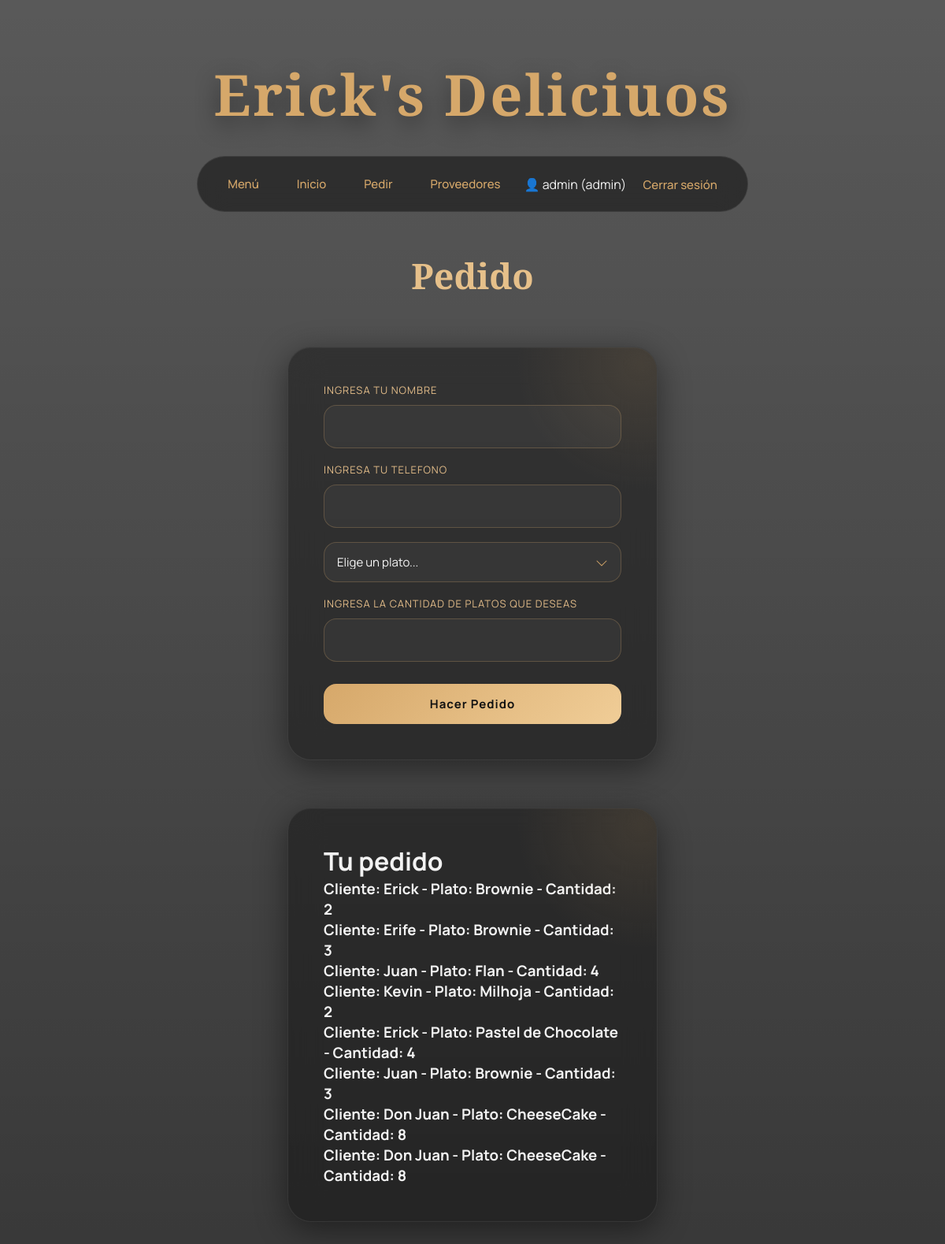
Page /pedido (signed in) on the earlier database version.
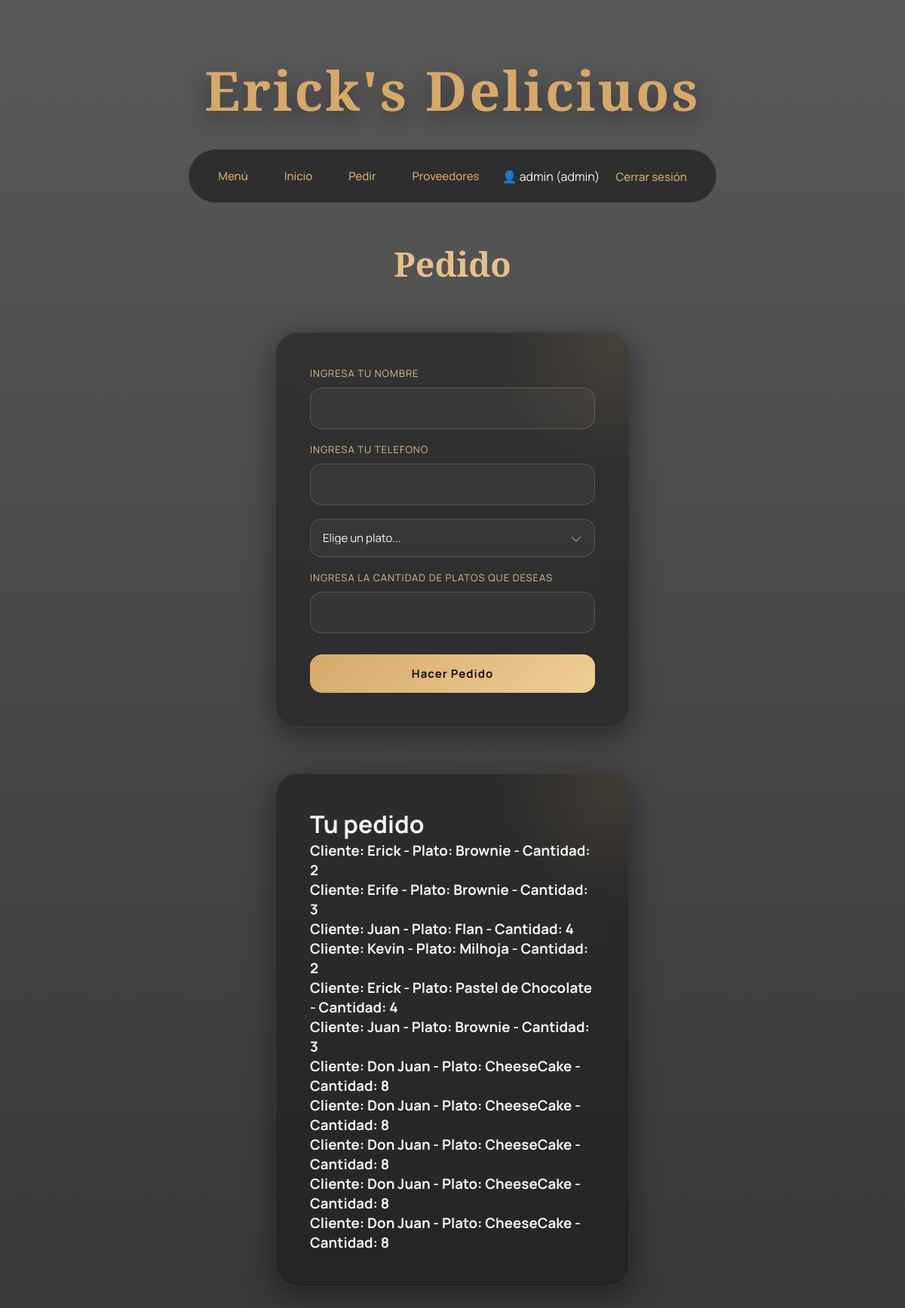
Same page on the later database version.
### tables this page shows
CREATE TABLE pedido(
        id_pedido INTEGER,
        id_cliente INTEGER,
        id_plato INTEGER,
        cantidad INTEGER NOT NULL,
        PRIMARY KEY(id_pedido AUTOINCREMENT),
        FOREIGN KEY(id_cliente) REFERENCES cliente(id_cliente),
        FOREIGN KEY(id_plato) REFERENCES plato(id_plato)
        );

CREATE TABLE cliente(
        id_cliente INTEGER,
	    nombre_cliente TEXT NOT NULL,
	    telefono_cliente INTEGER,
	    PRIMARY KEY("id_cliente" AUTOINCREMENT)
        );

CREATE TABLE plato(
        id_plato INTEGER,
	    nombre_plato TEXT NOT NULL,
	    precio_plato INTEGER NOT NULL,
        img TEXT,
	    PRIMARY KEY(id_plato AUTOINCREMENT)
        );

### paginas/rutas.py (the view)
@paginas_bp.route('/pedido')
@login_required
@roles_required(['mesero', 'cocinero', 'admin'])
def pedido():
    conn = get_connection()
    lista_platos = conn.execute("SELECT * FROM plato").fetchall()
    query = """
        SELECT
            p.cantidad,
            c.nombre_cliente,
            pl.nombre_plato
        FROM pedido p
        JOIN cliente c ON p.id_cliente = c.id_cliente
        JOIN plato pl ON p.id_plato = pl.id_plato
    """
    pedidos_con_datos = conn.execute(query).fetchall()
    conn.close()
    return render_template('pedido.html', platos=lista_platos, pedidos=pedidos_con_datos)

### app.py (called while the page is built)
@app.after_request
def no_cache(response):
    response.headers["Cache-Control"] = "no-store, no-cache, must-revalidate, post-check=0, pre-check=0, max-age=0"
    response.headers["Pragma"] = "no-cache"
    response.headers["Expires"] = "0"
    return response

### utils.py (called while the page is built)
def get_connection():
    conn = sqlite3.connect("database_restaurant.db")
    conn.row_factory = sqlite3.Row
    return conn

def login_required(f):
    @wraps(f)
    def decorated_function(*args, **kwargs):
        if 'username' not in session:
            flash('Por favor, inicia sesión primero.', 'warning')
            return redirect(url_for('paginas.login'))
        return f(*args, **kwargs)
    return decorated_function

def roles_required(roles):
    def decorator(f):
        @wraps(f)
        def decorated_function(*args, **kwargs):
            if 'rol' not in session or session['rol'] not in roles:
                flash('No tienes permisos para acceder a esta función.', 'danger')
                return redirect(url_for('paginas.index'))
            return f(*args, **kwargs)
        return decorated_function
    return decorator

### templates/pedido.html (shortened to what this page needs)
{% extends 'index.html' %}
{% block content %}
<h2>Pedido</h2>
<div class = 'menu-container'>
<form action = "/pidiendo" method="POST">
    <label> Ingresa tu nombre</label>
    <input type="text" name="nombre" required>
    <label> Ingresa tu telefono</label>
    <input type="number" name="telefono" required>
    <select name="plato_selected" required>
    <option value="" disabled selected>Elige un plato...</option>
    </select>
    <label>Ingresa la cantidad de platos que deseas</label>
    <input type="number" name="cantidad" required>
    <button type="submit" id="pedir">Hacer Pedido</button>
</form>
</div>
<div class="menu-container">
    <h1>Tu pedido</h1>
    {% if pedidos %}
        {% for p in pedidos %}
            <h3>
                Cliente: {{ p.nombre_cliente }} -
                Plato: {{ p.nombre_plato }} -
                Cantidad: {{ p.cantidad }}
            </h3>
        {% endfor %}
    {% else %}
        <p>No hay pedidos registrados aún.</p>
    {% endif %}
</div>
{% endblock %}

### templates/index.html (shortened to what this page needs)
<!DOCTYPE html>
<html lang="es">
<head>
    <link rel = "stylesheet" href = "/static/styles.css">
</head>
<body class="body">
<header class = "header">
    <h1>Erick's Deliciuos</h1>
</header>
<nav class="nav">
    <a href="/platos"> Menú </a>
    <a href ="/">Inicio</a>
    <a href="/pedido">Pedir</a>
    {% if session.get('rol') == 'admin'%}
    <a href="/proveedores">Proveedores</a>
    {% endif%}
    <div>
      {% if session.get('username') %}
        <span class="text-white me-3">👤 {{ session['username'] }} ({{ session['rol'] }})</span>
        <a class="btn btn-outline-light btn-sm" href="{{ url_for('paginas.logout') }}">Cerrar sesión</a>
      {% endif %}
    </div>
</nav>
<main>
    {% block content %}
    {% endblock %}
</main>
</body>
</html>

### static/styles.css (style rules this page uses)
* { box-sizing: border-box; margin: 0; padding: 0; }
body { background: linear-gradient(rgba(0,0,0,0.65), rgba(0,0,0,0.78)), url('https://images.unsplash.com/photo-1414235077428-338989a2e8c0?q=80&w=2070&auto=format&fit=crop'); background-size: cover; background-position: center; background-attachment: fixed; color: #f3f3f3; font-family: 'Manrope', sans-serif; min-height: 100vh; overflow-x: hidden; }
.header { text-align: center; padding-top: 70px; animation: fadeDown 1s ease; }
.header h1 { font-family: 'Playfair Display', serif; font-size: 4.5rem; color: #d6a86a; font-weight: 700; letter-spacing: 3px; text-shadow: 0 10px 30px rgba(0,0,0,0.45); }
.nav { width: fit-content; margin: 30px auto; display: flex; align-items: center; gap: 12px; padding: 14px 20px; background: rgba(15,15,15,0.55); border: 1px solid rgba(255,255,255,0.08); backdrop-filter: blur(18px); border-radius: 50px; animation: fadeDown 1.2s ease; }
.nav a { text-decoration: none; color: #d6a86a; padding: 10px 18px; border-radius: 30px; transition: all 0.3s ease; font-size: 15px; font-weight: 500; }
h2 { text-align: center; margin: 50px 0 35px; font-size: 2.8rem; font-family: 'Playfair Display', serif; color: #e6c08a; font-weight: 600; animation: fadeUp 1s ease; }
.menu-container { width: 100%; max-width: 470px; margin: 60px auto; padding: 45px; background: rgba(15,15,15,0.45); border: 1px solid rgba(255,255,255,0.08); backdrop-filter: blur(22px); -webkit-backdrop-filter: blur(22px); border-radius: 30px; box-shadow: 0 10px 40px rgba(0,0,0,0.45), inset 0 1px 1px rgba(255,255,255,0.04); position: relative; overflow: hidden; animation: fadeUp 1s ease; }
.menu-container::before { content: ''; position: absolute; width: 320px; height: 320px; background: radial-gradient( circle, rgba(214,168,106,0.12), transparent 70% ); top: -140px; right: -140px; pointer-events: none; }
.menu-container form { display: flex; flex-direction: column; gap: 18px; position: relative; z-index: 2; }
.menu-container label { color: #e2bc89; font-size: 13px; letter-spacing: 1px; text-transform: uppercase; margin-bottom: -8px; }
.menu-container input, .menu-container select { appearance: none; -webkit-appearance: none; -moz-appearance: none; background-color: rgba(255,255,255,0.04); border: 1px solid rgba(214,168,106,0.25); color: #f5f5f5; padding: 16px; border-radius: 16px; outline: none; font-size: 15px; font-family: 'Manrope', sans-serif; transition: all 0.3s ease; }
.menu-container select { cursor: pointer; background-repeat: no-repeat; background-position: right 16px center; background-size: 16px; }
.menu-container select option { background-color: #1a1a1a; color: #f5f5f5; padding: 10px; }
.menu-container button { margin-top: 10px; background: linear-gradient( 135deg, #d6a86a, #f0cd97 ); color: #111; border: none; padding: 15px; border-radius: 16px; font-weight: 700; font-size: 15px; cursor: pointer; transition: all 0.35s ease; font-family: 'Manrope', sans-serif; letter-spacing: 1px; }

Differences in the rows shown:
added pedido: nombre_cliente "Don Juan", nombre_plato "CheeseCake", cantidad "8"
added pedido: nombre_cliente "Don Juan", nombre_plato "CheeseCake", cantidad "8"
added pedido: nombre_cliente "Don Juan", nombre_plato "CheeseCake", cantidad "8"
